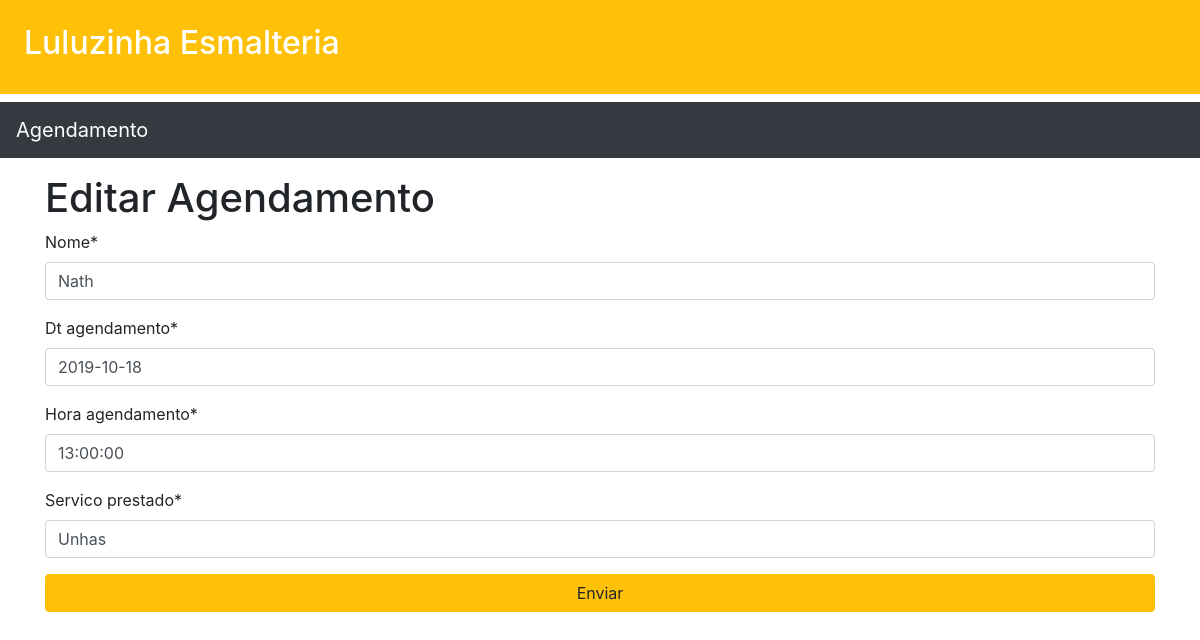
/agendamento/agenda/editar_agendamento/1, run on an earlier commit of the app's database.
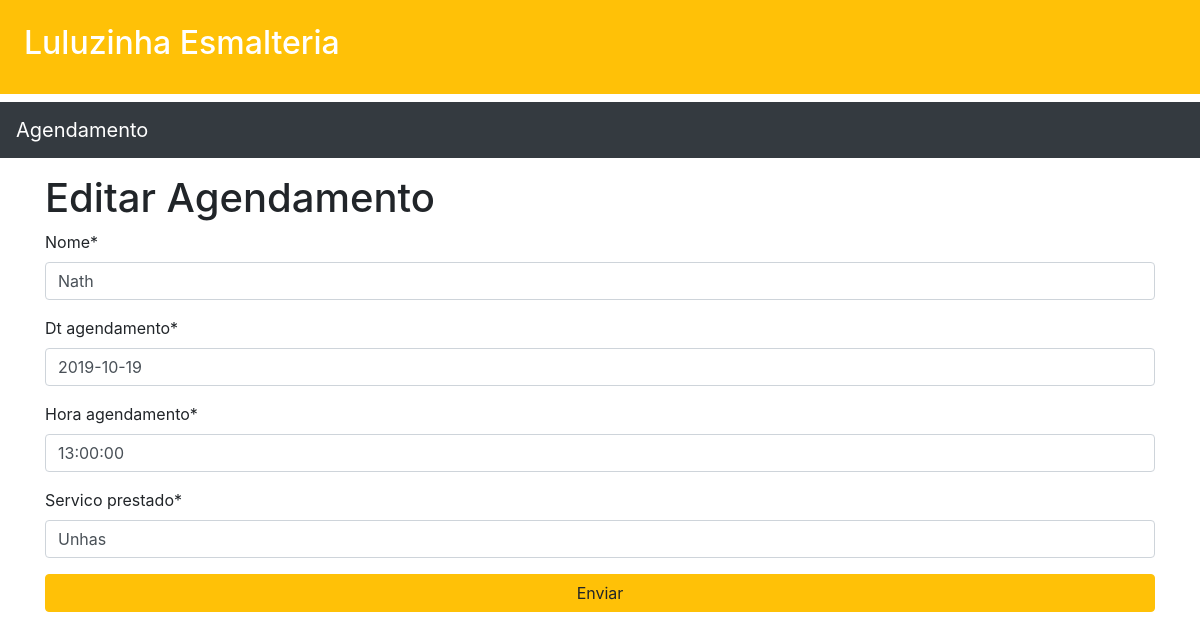
And on a later commit of the database.
### agendamento/models.py (models this page shows, shortened)
class Agendamento(models.Model):
    nome = models.CharField(max_length=250)
    dt_agendamento = models.DateField(default='1900-01-01')
    hora_agendamento = models.TimeField(default='00:00:00')
    servico_prestado= models.CharField(max_length=250)

### agendamento/views.py (the view)
# urls.py: path('agenda/editar_agendamento/<int:id>',editar_agendamento,name='editar_agendamento'),
def editar_agendamento(request,id=None):
    agendamento = get_object_or_404(Agendamento,id=id)
    form = AgendamentoForm(request.POST or None,instance=agendamento)
    if form.is_valid():
        obj = form.save()
        obj.save()
        messages.info(request,"Agendamento editado com sucesso")
        return redirect('lista_de_agendamento')
    return render(request,"agenda/editar_agendamento.html",{'form':form})

### agendamento/forms.py
class AgendamentoForm(forms.ModelForm):
    class Meta:
        model =  Agendamento
        fields = ['nome','dt_agendamento','hora_agendamento','servico_prestado']
        widgets = {
            'nome':forms.TextInput(attrs={'placeholder':'Nome cliente'}),
            'dt_agendamento':forms.TextInput(attrs={'placeholder':'Data de agendamento'}),
            'hora_agendamento':forms.TextInput(attrs={'placeholder':'Hora de agendamento'}),
            'servico_prestado':forms.TextInput(attrs={'placeholder':'Serviço prestado'})
        }

### core/templates/agenda/editar_agendamento.html
{% extends 'baseAgendamento.html' %}
{% load crispy_forms_tags %}
{% block content %}
<div class="container">
    <h1>Editar Agendamento</h1>
    <form action="" method="post"> {% csrf_token %}
        {{ form|crispy }}
        <input type="submit" class="btn btn-block btn-warning" value="Enviar">
    </form>
</div>
{% endblock %}

What changed in the data, as far as the page shows it:
changed Agendamento "Nath": dt_agendamento "2019-10-18" → "2019-10-19"
